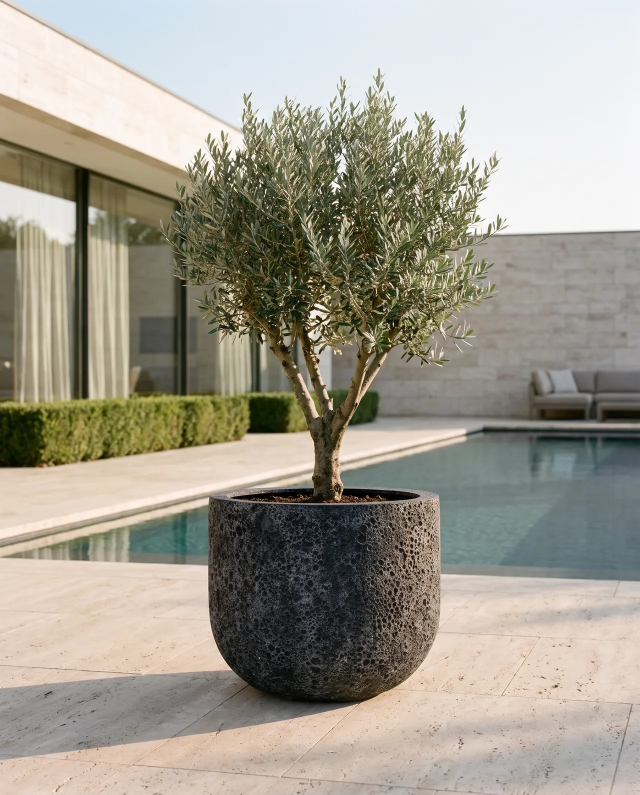
#> input picture assets/hero-1280.webp, 1280 x 1589 px (shown at 1/2 size)
$ python -i tint_normalize.py   (imports and definitions only)
#> lines starting #> are read from the running program, lines starting #| are printed output that depends on the picture
#> further down, picture is the input picture: PIL image 1280x1589 RGB; mean R, G, B 161.3, 156.7, 143.9
"""Normalize a WHITE tint-body layer so its lit side sits at ~96 % (shared by preview + publish).
The browser multiplies these layers by the swatch colour, so their absolute level sets the vessel's brightness."""
from PIL import Image


def normalize_white_body(im, target=245, pct=0.985):
#> called with target = 245, pct = 0.985
    im = im.convert("RGBA")
    r, g, b, a = im.split()
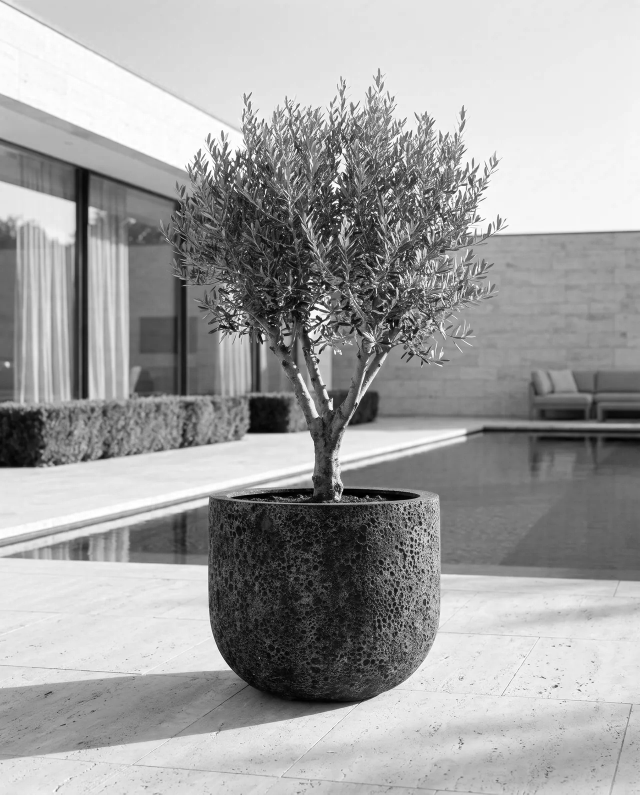
#> r: PIL image 1280x1589 L (shown at 1/2 size); min 0, max 255, mean 161.3
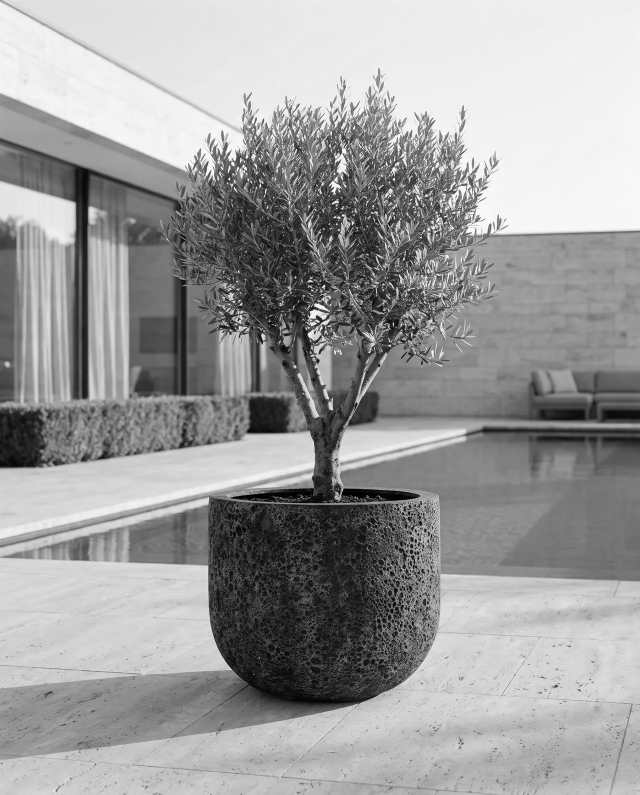
#> g: PIL image 1280x1589 L (shown at 1/2 size); min 0, max 255, mean 156.7
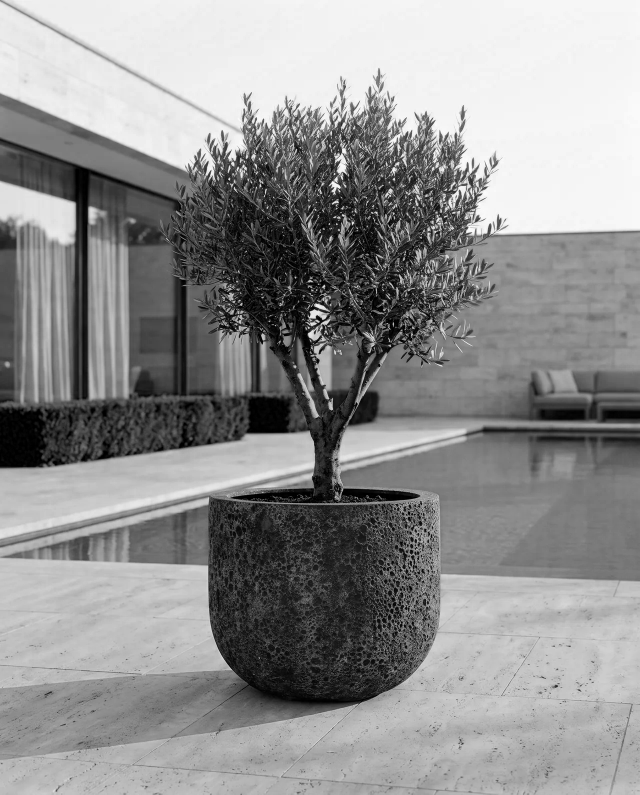
#> b: PIL image 1280x1589 L (shown at 1/2 size); min 0, max 255, mean 143.9
#> a: PIL image 1280x1589 L; every value is 255
    lum = Image.merge("RGB", (r, g, b)).convert("L")
    vals = sorted(v for v, al in zip(lum.getdata(), a.getdata()) if al > 250)
#> vals = 2033920 items
    if not vals:
        return im
    ref = max(1, vals[int(len(vals) * pct) - 1])
#> ref = 246
    k = target / ref
#> k = 0.996
    lut = [min(255, int(round(i * k))) for i in range(256)]
#> lut = 256 values from 0 to 254
    return Image.merge("RGBA", (r.point(lut), g.point(lut), b.point(lut), a))

>>> from PIL import Image
>>> picture = Image.open('../assets/hero-1280.webp')
>>> result = normalize_white_body(picture)

$ run again, on assets/hero-wide-1600.webp
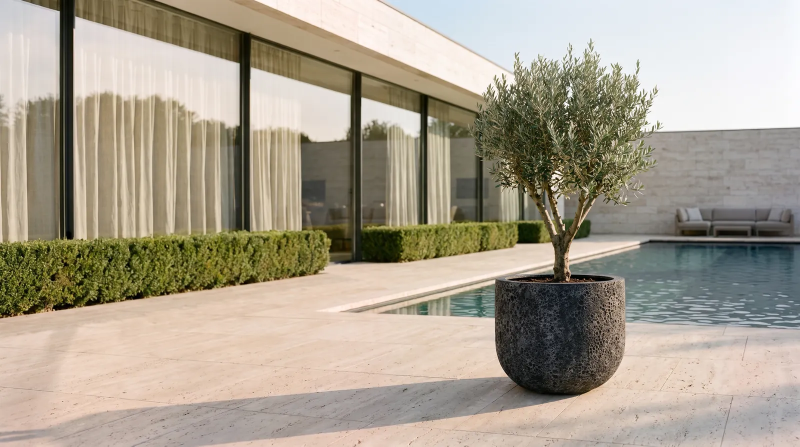
#> input picture assets/hero-wide-1600.webp, 1600 x 893 px (shown at 1/2 size)
#> picture is the input picture: PIL image 1600x893 RGB; mean R, G, B 168.4, 159.4, 143
#> in normalize_white_body, `r, g, b, a = im.split()`:
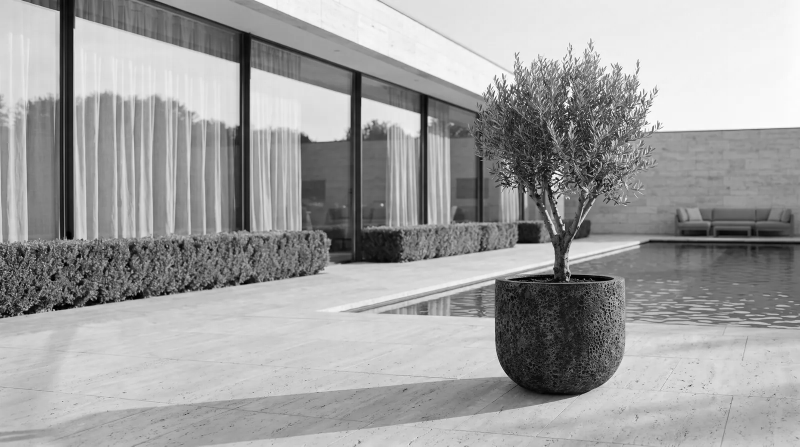
#> g: PIL image 1600x893 L (shown at 1/2 size); min 0, max 255, mean 159.4
#> in normalize_white_body, `r, g, b, a = im.split()`:
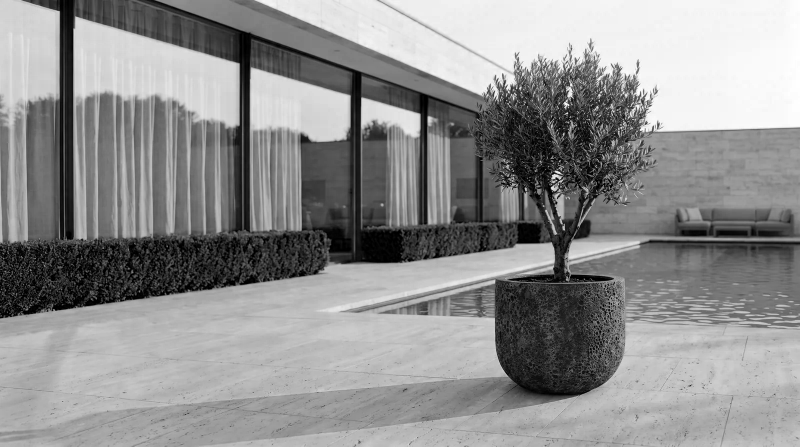
#> b: PIL image 1600x893 L (shown at 1/2 size); min 0, max 255, mean 143
#> a: PIL image 1600x893 L; every value is 255
#> vals = 1428800 items
#> ref = 247
#> k = 0.992
#> lut = 256 values from 0 to 253
